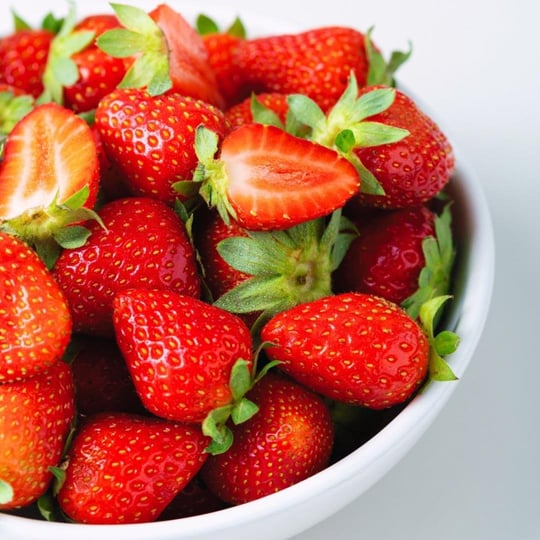
#> input picture 1.jpg, 540 x 540 px
$ python basic_steps.py
#> lines starting #> are read from the running program, lines starting #| are printed output that depends on the picture; after the words box and inside, x2 and y2 are one past the last pixel; in counts of white or black regions, pixels touching at a corner belong together
import cv2

# Resmi yükle
img = cv2.imread("1.jpg")
#> img is the input picture: shape (540, 540, 3); mean B, G, R 92.8, 112.3, 187.4

# Resmi göster
cv2.imshow("Goruntu", img)
cv2.waitKey(0)  # Bir tuşa basılana kadar bekle
cv2.destroyAllWindows()

print(img.shape) #Resmin boyutlarını gösterir
#| (540, 540, 3)

"""(H, W) → gri tonlu görüntü

(H, W, 3) → renkli RGB görüntü

(H, W, 4) → bazen şeffaflık (alpha kanalı) da olabilir"""

# Gri tonlamaya çevir
gray = cv2.cvtColor(img, cv2.COLOR_BGR2GRAY)
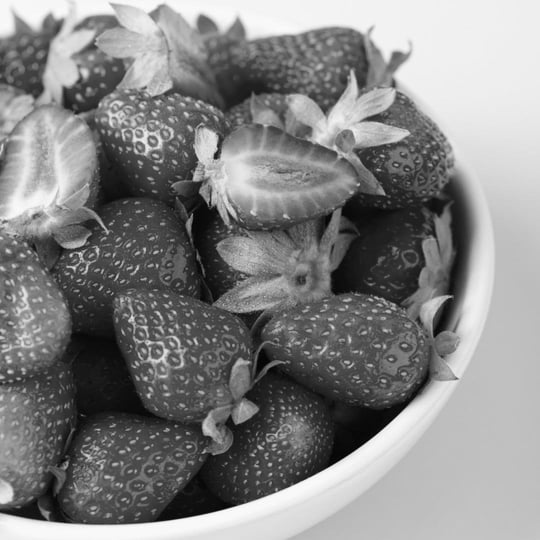
#> gray: shape (540, 540); min 1, max 255, mean 132.5

# Göster
cv2.imshow("Orjinal", img)
cv2.imshow("Gri", gray)
cv2.waitKey(0)
cv2.destroyAllWindows()

print(gray.shape)
#| (540, 540)

img = cv2.imread("1.jpg", 0)  # 0 parametresi → direkt gri okur
#> img: shape (540, 540); min 0, max 255, mean 132.6

# Eşikleme
_, thresh = cv2.threshold(img, 128, 255, cv2.THRESH_BINARY)
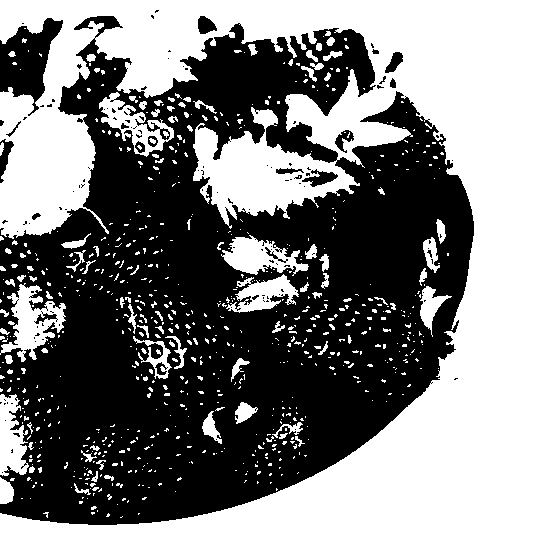
#> thresh: shape (540, 540); 48.4% white; 761 white regions (654 under 20 px), largest, box (x1, y1, x2, y2) and area: (0, 0, 540, 540) 121736, (0, 283, 66, 362) 2239, (221, 235, 309, 276) 1818

# Göster
cv2.imshow("Gri", img)
cv2.imshow("Siyah-Beyaz", thresh)
cv2.waitKey(0)
cv2.destroyAllWindows()

# Adaptive Threshold
thresh_adaptive = cv2.adaptiveThreshold(
    img, 255,
    cv2.ADAPTIVE_THRESH_MEAN_C,
    cv2.THRESH_BINARY,
    11, 2
)
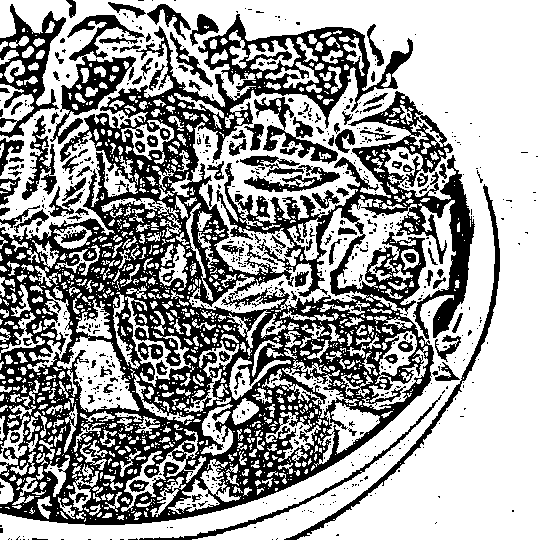
#> thresh_adaptive: shape (540, 540); 61.4% white; 732 black regions (609 under 20 px), largest, box (x1, y1, x2, y2) and area: (0, 14, 475, 525) 87100, (50, 15, 145, 144) 3164, (0, 4, 66, 138) 2907

# Göster
cv2.imshow("Orijinal Gri", img)
cv2.imshow("Adaptive Threshold", thresh_adaptive)
cv2.waitKey(0)
cv2.destroyAllWindows()

# Gri görüntüyü yükle
img = cv2.imread("1.jpg", 0)

# Canny Edge Detection
edges = cv2.Canny(img, 100, 200)
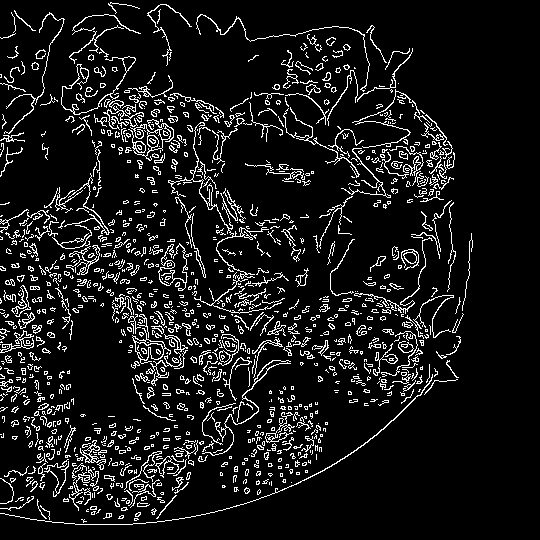
#> edges: shape (540, 540); 9.6% white in thin lines or dots, all inside (x1, y1, x2, y2) = (0, 2, 473, 525)

# Göster
cv2.imshow("Orijinal Gri", img)
cv2.imshow("Kenarlar", edges)
cv2.waitKey(0)
cv2.destroyAllWindows()

$ run again, with 2.jpg copied over 1.jpg
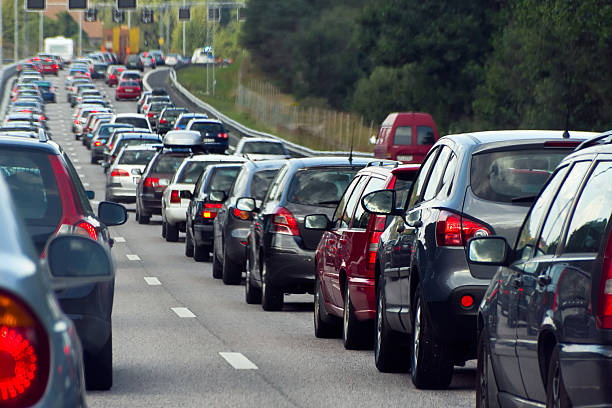
#> input picture 2.jpg, 612 x 408 px
#> img is the input picture: shape (408, 612, 3); mean B, G, R 95.7, 92.1, 92.4
#| (408, 612, 3)
#| (408, 612)
#> img: shape (408, 612)
#> `_, thresh = cv2.threshold(img, 128, 255, cv2.THRESH_BINARY)`:
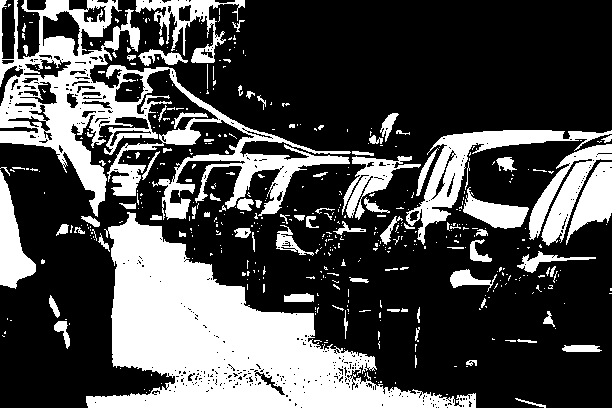
#> thresh: shape (408, 612); 30% white; 490 white regions (403 under 20 px), largest, box (x1, y1, x2, y2) and area: (86, 212, 476, 408) 30485, (0, 0, 351, 220) 19736, (406, 130, 612, 245) 4295
#> thresh_adaptive: shape (408, 612); 54.5% white; 1371 black regions (1072 under 20 px), largest, box (x1, y1, x2, y2) and area: (0, 0, 612, 408) 65314, (74, 70, 218, 180) 3546, (115, 231, 303, 408) 3001
#> `edges = cv2.Canny(img, 100, 200)`:
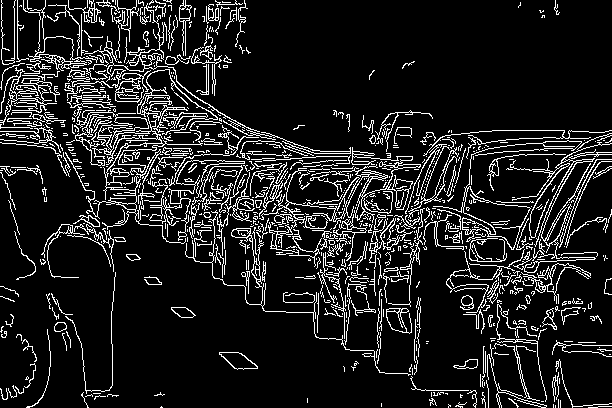
#> edges: shape (408, 612); 12.1% white in thin lines or dots
